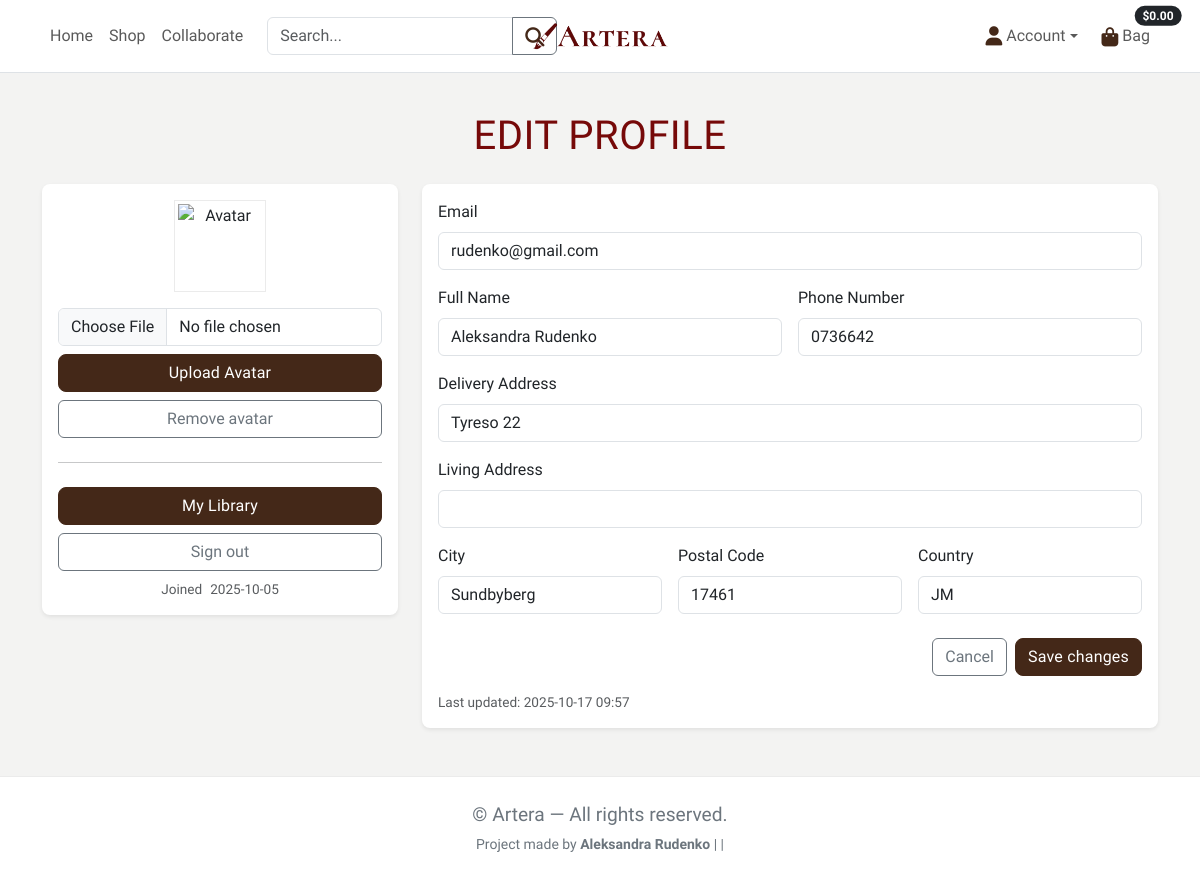
Page /profiles/ (signed in) on the committed database.
### profiles/models.py (models this page shows, shortened)
class Profile(models.Model):
    user = models.OneToOneField(settings.AUTH_USER_MODEL, on_delete=models.CASCADE)
    full_name = models.CharField(max_length=100, blank=True)
    phone_number = models.CharField(max_length=20, blank=True)
    address_line_delivery = models.CharField(max_length=255, blank=True)
    address_line_living = models.CharField(max_length=255, blank=True)
    city = models.CharField(max_length=100, blank=True)
    postal_code = models.CharField(max_length=20, blank=True)
    country = models.CharField(max_length=100, blank=True)
    created_at = models.DateTimeField(auto_now_add=True)
    updated_at = models.DateTimeField(auto_now=True)
    avatar = CloudinaryField('image', blank=True, null=True, folder='avatars')

### profiles/views.py (the view)
# urls.py: path('', views.profile, name='profile'),
@login_required
def profile(request):
    profile, _ = Profile.objects.get_or_create(user=request.user)
    if request.method == 'POST':
        form = ProfileForm(request.POST, instance=profile)
        new_email = (request.POST.get('email') or '').strip()
        if form.is_valid():
            with transaction.atomic():
                form.save()
                if new_email and new_email.lower() != (request.user.email or '').lower():
                    ea = EmailAddress.objects.filter(
                        user=request.user, email__iexact=new_email
                    ).first()
                    if not ea:
                        ea = EmailAddress(user=request.user, email=new_email, primary=False, verified=False)
                        ea.save()
                    ea.send_confirmation(request)
                    messages.info(request, "We sent a verification link to your new email. "
                                            "It will replace your current email after you confirm.")
                else:
                    messages.success(request, "Profile updated.")
            return redirect('profile')
        else:
            messages.error(request, "Please fix the errors below.")
    else:
        form = ProfileForm(instance=profile)
    return render(request, 'profiles/profile.html', {
        'form': form,
        'user_obj': request.user,
    })

### profiles/forms.py
class ProfileForm(forms.ModelForm):
    class Meta:
        model = Profile
        fields = [
            'full_name', 'phone_number', 'address_line_delivery',
            'address_line_living', 'city', 'postal_code', 'country'
        ]
        widgets = {
            'full_name': forms.TextInput(attrs={'class': 'form-control'}),
            'phone_number': forms.TextInput(attrs={'class': 'form-control'}),
            'address_line_delivery': forms.TextInput(attrs={'class': 'form-control'}),
            'address_line_living': forms.TextInput(attrs={'class': 'form-control'}),
            'city': forms.TextInput(attrs={'class': 'form-control'}),
            'postal_code': forms.TextInput(attrs={'class': 'form-control'}),
            'country': forms.TextInput(attrs={'class': 'form-control'}),
        }
        labels = {
            'full_name': 'Full Name',
            'phone_number': 'Phone Number',
            'address_line_delivery': 'Delivery Address',
            'address_line_living': 'Living Address',
            'city': 'City',
            'postal_code': 'Postal Code',
            'country': 'Country',
        }

### bag/contexts.py (called while the page is built, shortened)
def bag_contents(request):
    bag_items = []
    total = 0
    product_count = 0
    bag = request.session.get('bag', {})
    if total < getattr(settings, 'FREE_DELIVERY_THRESHOLD', 0):
        delivery = total * Decimal(getattr(settings, 'STANDARD_DELIVERY_PERCENTAGE', 0) / 100)
        free_delivery_delta = getattr(settings, 'FREE_DELIVERY_THRESHOLD', 0) - total
    else:
        delivery = 0
        free_delivery_delta = 0
    grand_total = delivery + total
    context = {
        'bag_items': bag_items,
        'total': total,
        'product_count': product_count,
        'delivery': delivery,
        'free_delivery_delta': free_delivery_delta,
        'free_delivery_threshold': getattr(settings, 'FREE_DELIVERY_THRESHOLD', 0),
        'grand_total': grand_total,
    }
    return context

### profiles/templates/profiles/profile.html (shortened to what this page needs)
{% extends "base.html" %}
{% load static %}
{% block content %}
<div class="container py-5 profile">
    <h1 class="mb-4 text-center">Edit Profile</h1>
    <div class="row g-4">
        <div class="col-12 col-lg-4">
            <div class="card border-0 shadow-sm rounded-3">
                <div class="card-body text-center">
                    <div class="avatar mb-3 mx-auto">
                        {% if form.instance.avatar %}
                        <img src="{{ form.instance.avatar.url }}" alt="Avatar" class="avatar-image">
                        {% else %}
                        <img src="{% static 'images/default-avatar.png' %}" alt="Default avatar" class="avatar-image">
                        {% endif %}
                    </div>
                    <form method="post" action="{% url 'avatar_upload' %}" enctype="multipart/form-data"
                        class="d-grid gap-2 mb-2">
                        <input type="file" name="avatar" class="form-control" accept="image/*" required>
                        <button class="btn btn-dark" type="submit">Upload Avatar</button>
                    </form>
                    {% if form.instance.avatar %}
                    <form method="post" action="{% url 'avatar_remove' %}" class="d-grid gap-2">
                        <button class="btn btn-outline-secondary" type="submit">Remove avatar</button>
                    </form>
                    {% endif %}
                    <hr class="my-4">
                    <div class="d-grid gap-2">
                        <a href="{% url 'library' %}" class="btn btn-dark">My Library</a>
                        <a href="{% url 'account_logout' %}" class="btn btn-outline-secondary">Sign out</a>
                        <div class="small text-muted">
                            <span class="me-2">Joined</span>{{ user_obj.date_joined|date:"Y-m-d" }}
                        </div>
                    </div>
                </div>
            </div>
        </div>
        <div class="col-12 col-lg-8">
            <div class="card border-0 shadow-sm rounded-3">
                <div class="card-body">
                    <form method="post" novalidate>
                        <div class="mb-3">
                            <label class="form-label">Email</label>
                            <input type="email" name="email" value="{{ user_obj.email }}" class="form-control">
                        </div>
                        <div class="row g-3">
                            <div class="col-md-6">
                                <label class="form-label">{{ form.full_name.label }}</label>
                                {{ form.full_name }}
                            </div>
                            <div class="col-md-6">
                                <label class="form-label">{{ form.phone_number.label }}</label>
                                {{ form.phone_number }}
                            </div>
                            <div class="col-12">
                                <label class="form-label">{{ form.address_line_delivery.label }}</label>
                                {{ form.address_line_delivery }}
                            </div>
                            <div class="col-12">
                                <label class="form-label">{{ form.address_line_living.label }}</label>
                                {{ form.address_line_living }}
                            </div>
                            <div class="col-md-4">
                                <label class="form-label">{{ form.city.label }}</label>
                                {{ form.city }}
                            </div>
                            <div class="col-md-4">
                                <label class="form-label">{{ form.postal_code.label }}</label>
                                {{ form.postal_code }}
                            </div>
                            <div class="col-md-4">
                                <label class="form-label">{{ form.country.label }}</label>
                                {{ form.country }}
                            </div>
                        </div>
                        <div class="d-flex gap-2 justify-content-end mt-4">
                            <a href="{% url 'all_artworks' %}" class="btn btn-outline-secondary">Cancel</a>
                            <button type="submit" class="btn btn-dark">Save changes</button>
                        </div>
                    </form>
                    <div class="small text-muted mt-3">
                        Last updated:
                        {% if form.instance.updated_at %}{{ form.instance.updated_at|date:"Y-m-d H:i" }}{% else %}—{% endif %}
                    </div>
                </div>
            </div>
        </div>
    </div>
</div>
{% endblock %}

### static/css/base.css (style rules this page uses)
:root { --primary-font: "Cardo", serif; --primary-color: #442818; --secondary-color: #760909; --accent-1: #C2D2C2; --accent-1-dark: #2D4739; --bg-color: #F3F3F2; --surface: #FFFFFF; --ink: #1f1f1f; --muted: #6c757d; --border: rgba(0, 0, 0, .08); --shadow-sm: 0 6px 18px rgba(0, 0, 0, .08); --shadow-md: 0 10px 24px rgba(0, 0, 0, .1); --radius: 12px; }
body { font-family: var(--primary-font); background: var(--bg-color); color: var(--ink); display: flex; flex-direction: column; min-height: 100vh; }
h1, h2 { font-family: var(--primary-font); color: var(--secondary-color); letter-spacing: 0.5px; text-transform: uppercase; }
.card p, .card .text-muted { font-size: 0.85rem; }
.avatar-image { width: 85px; height: 85px; }
.profile .card { border: 1px solid var(--border); box-shadow: var(--shadow); overflow: hidden; }
.profile .avatar { width: 92px; height: 92px; display: grid; place-items: center; margin-bottom: 0.5rem; border: 1px solid var(--border); }
.btn-dark { background: var(--primary-color); border-color: var(--primary-color); color: #fff; border-radius: 8px; letter-spacing: 0.2px; }
a { color: var(--primary-color); text-decoration: none; }

### rows in the picture
Profile: full_name "Aleksandra Rudenko", phone_number "0736642", address_line_delivery "Tyreso 22", city "Sundbyberg", postal_code "17461", country "JM", instance.updated_at "2025-10-17 09:57"

### other values in the picture
{{ user_obj.date_joined|date:"Y-m-d" }} "2025-10-05"
